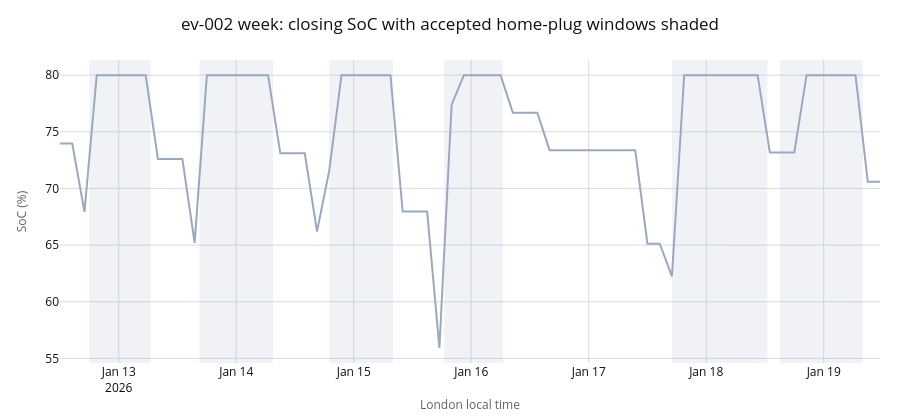

Notebook code for this chart:
### Code cell
soc_series_plotted = soc_series.iloc[::5]  # ~2.5-hourly points; keeps chart JSON small.
soc_figure = go.Figure(
    go.Scatter(
        x=soc_series_plotted["interval_start_local"],
        y=soc_series_plotted["soc_percent"],
        mode="lines",
        line={"color": PATH_STYLES["normal"]["color"], "width": 2},
        name="Closing SoC",
    )
)
for row in connection_table.itertuples():
    if row.accepted:
        soc_figure.add_vrect(
            x0=pd.Timestamp(row.plug_in_from_utc).tz_convert("Europe/London"),
            x1=pd.Timestamp(row.plug_in_until_utc).tz_convert("Europe/London"),
            fillcolor=_hex_to_rgba(PATH_STYLES["normal"]["color"], 0.15),
            line_width=0,
        )
soc_figure.update_layout(
    title=f"{unit_id} week: closing SoC with accepted home-plug windows shaded",
    xaxis_title="London local time",
    yaxis_title="SoC (%)",
    margin={"l": 60, "r": 20, "t": 60, "b": 50},
)
apply_notebook_style(soc_figure, height=420)
